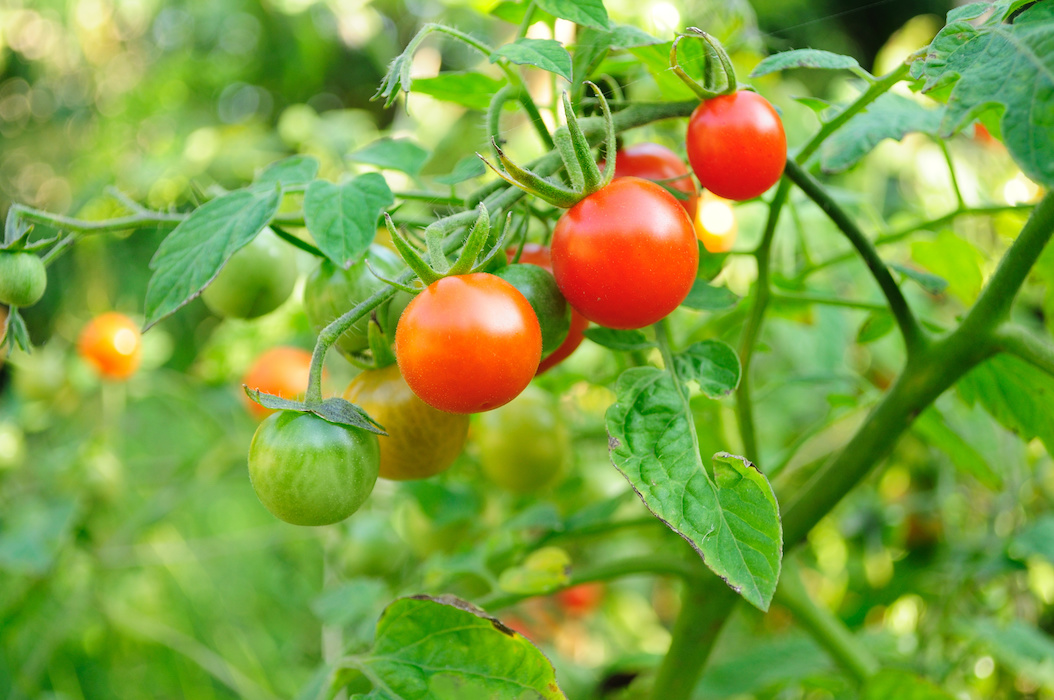
#> input picture object_detection/tomatoes.jpg, 1054 x 700 px
$ python canny_edge_detection.py
#> lines starting #> are read from the running program, lines starting #| are printed output that depends on the picture; after the words box and inside, x2 and y2 are one past the last pixel; in counts of white or black regions, pixels touching at a corner belong together
import numpy as np
import cv2

img = cv2.imread("tomatoes.jpg", 1)
#> img is the input picture: shape (700, 1054, 3); mean B, G, R 64.5, 161.4, 127.5

hsv = cv2.cvtColor(img, cv2.COLOR_BGR2HSV)
#> hsv: shape (700, 1054, 3); mean H, S, V 42.8, 166.6, 171.4

# Extract all pixels that have hue value < 25
res, thresh = cv2.threshold(hsv[:,:,0], 25, 255, cv2.THRESH_BINARY_INV)
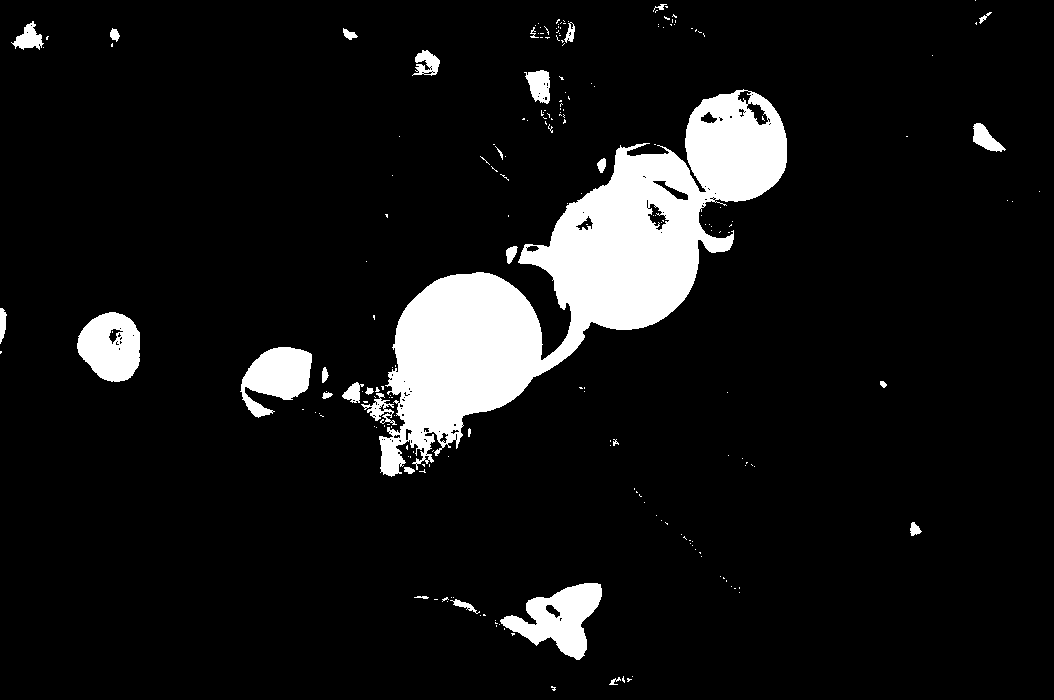
#> thresh: shape (700, 1054); 9% white; 216 white regions (185 under 20 px), largest, box (x1, y1, x2, y2) and area: (379, 89, 787, 477) 51405, (500, 583, 602, 660) 3879, (77, 312, 140, 382) 3264
cv2.imshow("Thresh", thresh)

# Canny Edges will solve the overlapped object edge detection
edges = cv2.Canny(img, 100, 70)
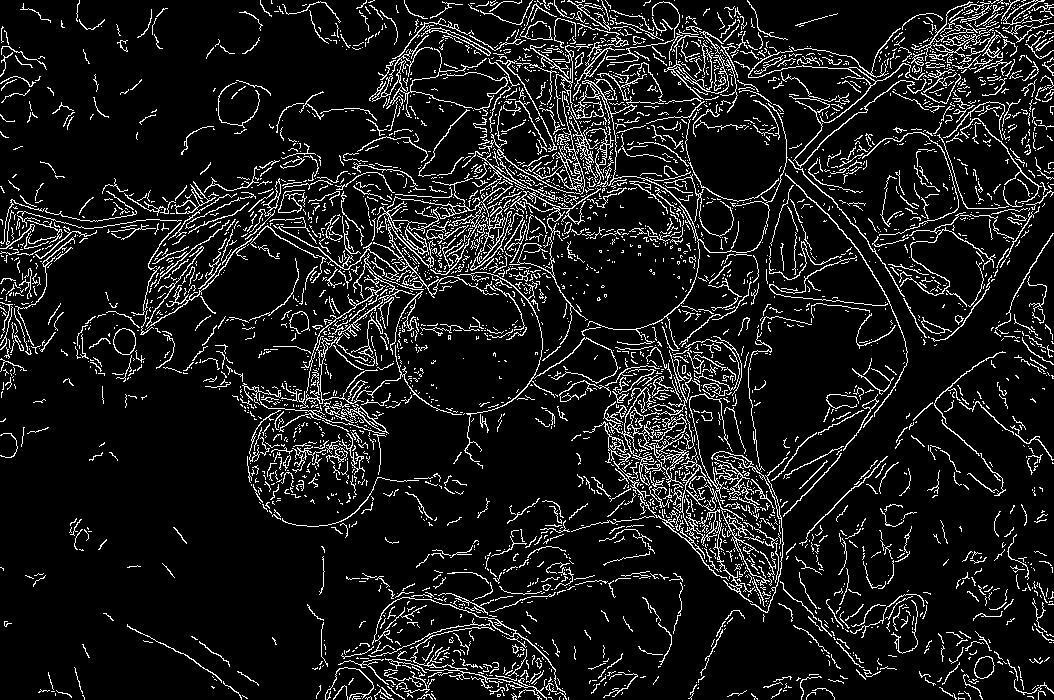
#> edges: shape (700, 1054); 10.1% white in thin lines or dots
cv2.imshow("Canny", edges)


cv2.waitKey(0)
cv2.destroyAllWindows()

$ run again, with object_detection/faces.jpeg copied over object_detection/tomatoes.jpg
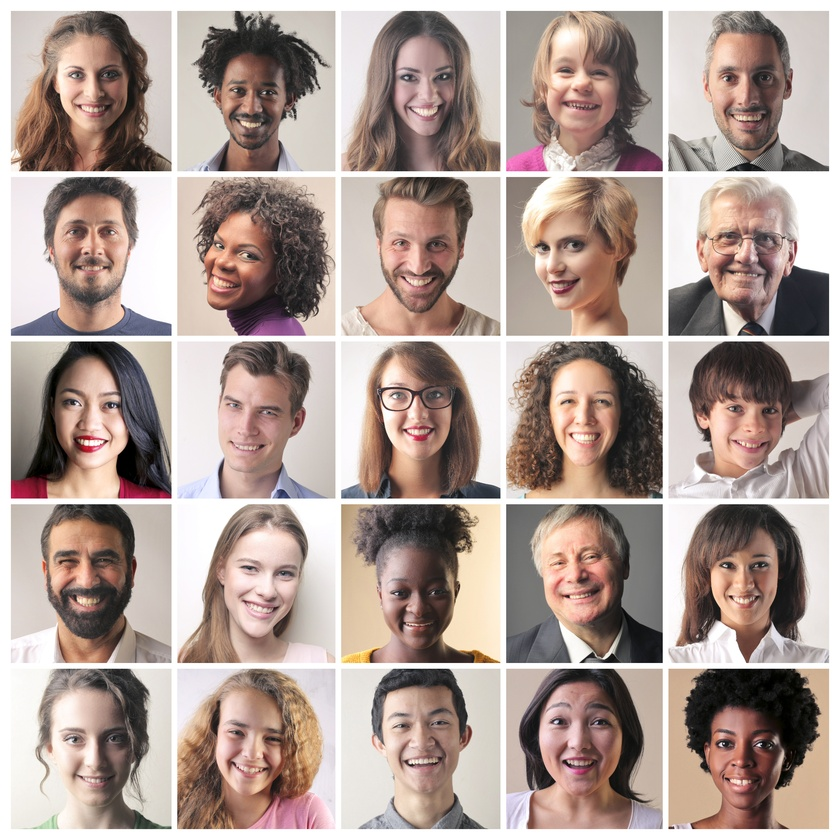
#> input picture object_detection/faces.jpeg, 840 x 840 px, shrunk from 3080 x 3080 before the run
#> img is the input picture: shape (840, 840, 3); mean B, G, R 150.2, 157.5, 175
#> hsv: shape (840, 840, 3); mean H, S, V 32, 44.2, 175.4
#> `res, thresh = cv2.threshold(hsv[:,:,0], 25, 255, cv2.THRESH_BINARY_INV)`:
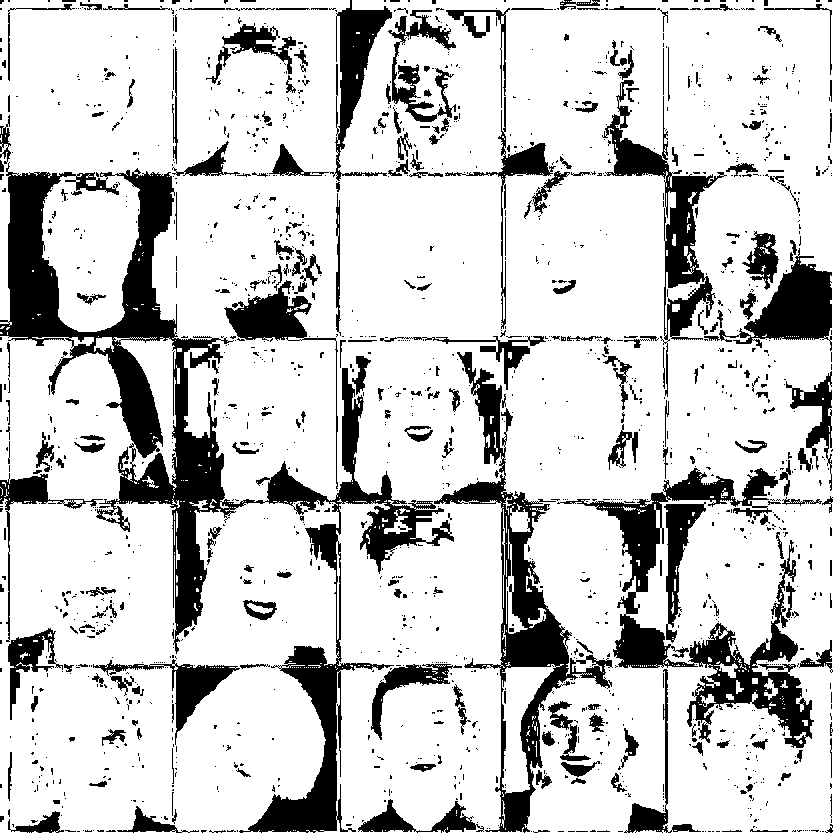
#> thresh: shape (840, 840); 80.4% white; 1553 black regions (1275 under 20 px), largest, box (x1, y1, x2, y2) and area: (0, 162, 454, 833) 42917, (557, 468, 814, 748) 14982, (434, 352, 613, 833) 12958
#> `edges = cv2.Canny(img, 100, 70)`:
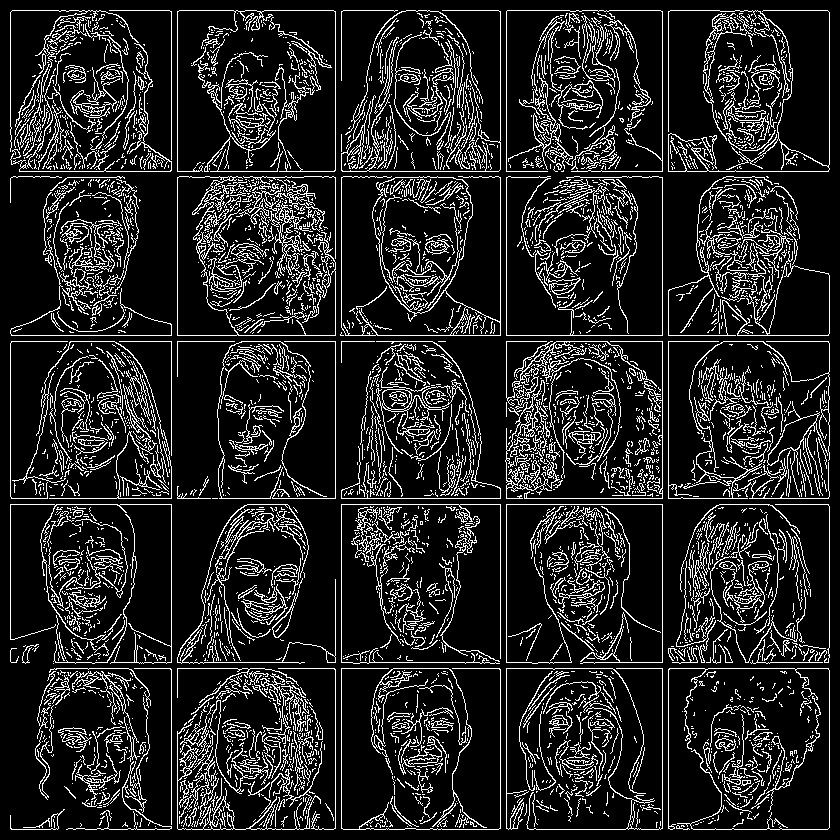
#> edges: shape (840, 840); 14.3% white in thin lines or dots

$ run again, with object_detection/fuzzy.png saved as object_detection/tomatoes.jpg
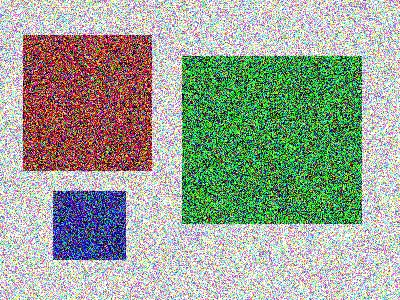
#> input picture object_detection/fuzzy.png, 400 x 300 px
#> img is the input picture: shape (300, 400, 3); mean B, G, R 150, 164.2, 154.2
#> hsv: shape (300, 400, 3); mean H, S, V 82.6, 94.6, 185.5
#> `res, thresh = cv2.threshold(hsv[:,:,0], 25, 255, cv2.THRESH_BINARY_INV)`:
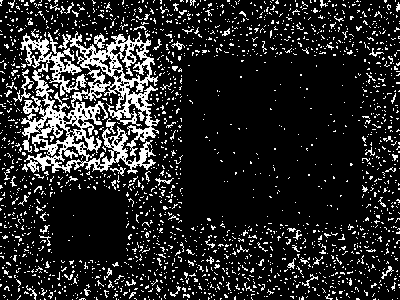
#> thresh: shape (300, 400); 15.4% white in thin lines or dots
#> `edges = cv2.Canny(img, 100, 70)`:
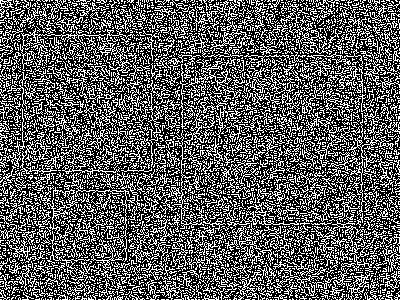
#> edges: shape (300, 400); 35.9% white in thin lines or dots
